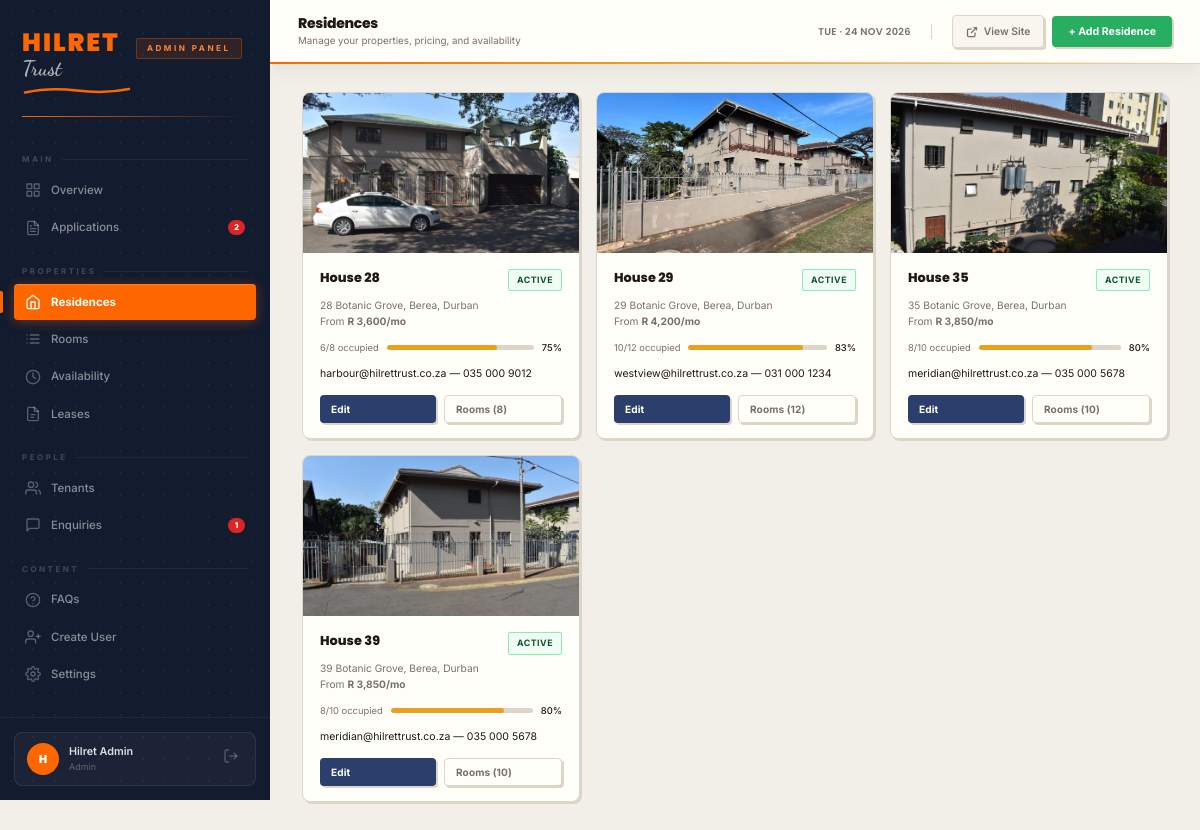
The page /dashboard/residences.php (signed in) on the database its author committed.
### tables this page shows
CREATE TABLE IF NOT EXISTS users (
  id            INT AUTO_INCREMENT PRIMARY KEY,
  name          VARCHAR(100)  NOT NULL,
  email         VARCHAR(150)  UNIQUE NOT NULL,
  password_hash VARCHAR(255)  NOT NULL,
  role          ENUM('admin','manager') DEFAULT 'admin',
  last_login    DATETIME      NULL,
  created_at    TIMESTAMP     DEFAULT CURRENT_TIMESTAMP
);

CREATE TABLE IF NOT EXISTS residences (
  id               INT AUTO_INCREMENT PRIMARY KEY,
  name             VARCHAR(100)   NOT NULL,
  slug             VARCHAR(100)   UNIQUE NOT NULL,
  address          VARCHAR(255),
  region           VARCHAR(100)   DEFAULT 'Botanic Grove',
  price_from       DECIMAL(10,2)  DEFAULT 0.00,
  email            VARCHAR(150),
  phone            VARCHAR(30),
  description      TEXT,
  total_rooms      INT            DEFAULT 0,
  available_rooms  INT            DEFAULT 0,
  hero_image       VARCHAR(255),
  detail_page      VARCHAR(100),
  status           ENUM('active','inactive') DEFAULT 'active',
  created_at       TIMESTAMP      DEFAULT CURRENT_TIMESTAMP,
  updated_at       TIMESTAMP      DEFAULT CURRENT_TIMESTAMP ON UPDATE CURRENT_TIMESTAMP
);

### backend/db.php (called while the page is built, shortened)
<?php
function db(): PDO {
    static $pdo = null;
    if ($pdo === null) {
        $dsn = sprintf(
            'mysql:host=%s;dbname=%s;charset=%s',
            DB_HOST, DB_NAME, DB_CHARSET
        );
        $pdo = new PDO($dsn, DB_USER, DB_PASS, [
            PDO::ATTR_ERRMODE            => PDO::ERRMODE_EXCEPTION,
            PDO::ATTR_DEFAULT_FETCH_MODE => PDO::FETCH_ASSOC,
            PDO::ATTR_EMULATE_PREPARES   => false,
        ]);
    }
    return $pdo;
}

### backend/auth.php (called while the page is built, shortened)
<?php
require_once __DIR__ . '/db.php';
function is_logged_in(): bool {
    return !empty($_SESSION['admin_id']);
}
function current_user(): ?array {
    static $user = null;
    if ($user === null) {
        $stmt = db()->prepare('SELECT id, name, email, role FROM users WHERE id = ?');
        $stmt->execute([$_SESSION['admin_id']]);
        $user = $stmt->fetch() ?: null;
    }
    return $user;
}

### dashboard/partials/auth-check.php (called while the page is built, shortened)
<?php
require_once dirname(__DIR__, 2) . '/backend/auth.php';
$user = current_user();

### dashboard/residences.php (the view, shortened to what this page needs)
<?php
require_once __DIR__ . '/partials/auth-check.php';
require_once dirname(__DIR__) . '/backend/db.php';
$pdo = db();
$residences = $pdo->query(
  "SELECT r.*,
     (SELECT COUNT(*) FROM rooms WHERE residence_id=r.id) as total_rooms_db,
     (SELECT COUNT(*) FROM rooms WHERE residence_id=r.id AND status='available') as avail_db,
     (SELECT COUNT(*) FROM rooms WHERE residence_id=r.id AND status='occupied') as occ_db
   FROM residences r ORDER BY r.name"
)->fetchAll();
?>
<?php include __DIR__ . '/partials/head.php'; ?>
<?php include __DIR__ . '/partials/sidebar.php'; ?>
<?php include __DIR__ . '/partials/topbar.php'; ?>
<main class="dash-content">
  <div class="res-dash-grid">
    <?php foreach ($residences as $r):
      $pct = $r['total_rooms_db'] > 0 ? round(($r['occ_db'] / $r['total_rooms_db']) * 100) : 0;
      $fillClass = $pct >= 90 ? 'occupancy-fill--full' : ($pct >= 60 ? 'occupancy-fill--mid' : '');
    ?>
    <div class="res-dash-card">
      <img class="res-dash-card__img"
           src="/<?= rawurlencode($r['hero_image'] ?? '') ?>"
           alt="<?= htmlspecialchars($r['name']) ?>">
      <div class="res-dash-card__body">
        <div class="flex-center justify-between" style="margin-bottom:4px">
          <div class="res-dash-card__name"><?= htmlspecialchars($r['name']) ?></div>
          <span class="badge badge--<?= $r['status'] === 'active' ? 'available' : 'maintenance' ?>">
            <?= ucfirst($r['status']) ?>
          </span>
        </div>
        <div class="res-dash-card__meta">
          <?= htmlspecialchars($r['address'] ?? $r['region']) ?><br>
          From <strong>R <?= number_format($r['price_from'], 0) ?>/mo</strong>
        </div>
        <div class="res-dash-card__occupancy">
          <span class="text-muted text-xs"><?= $r['occ_db'] ?>/<?= $r['total_rooms_db'] ?> occupied</span>
          <div class="occupancy-bar">
            <div class="occupancy-fill <?= $fillClass ?>" style="width:<?= $pct ?>%"></div>
          </div>
          <span class="text-xs font-medium"><?= $pct ?>%</span>
        </div>
        <div style="font-size:.75rem;color:var(--clr-muted);margin-bottom:12px">
          <?= htmlspecialchars($r['email'] ?? '') ?> &mdash; <?= htmlspecialchars($r['phone'] ?? '') ?>
        </div>
        <div class="res-dash-card__actions">
          <a href="residence-edit.php?id=<?= $r['id'] ?>" class="btn btn--navy btn--sm" style="flex:1">Edit</a>
          <a href="rooms.php?residence_id=<?= $r['id'] ?>" class="btn btn--ghost btn--sm" style="flex:1">Rooms (<?= $r['total_rooms_db'] ?>)</a>
        </div>
      </div>
    </div>
    <?php endforeach; ?>
  </div>
</main>
<?php include __DIR__ . '/partials/foot.php'; ?>

### dashboard/partials/sidebar.php (shortened to what this page needs)
<?php
$currentPage = basename($_SERVER['PHP_SELF']);
function navLink(string $href, string $icon, string $label, string $current, int $badge = 0): string {
    $file   = basename($href);
    $active = ($file === $current) ? ' active' : '';
    $badgeHtml = $badge > 0
        ? '<span class="sidebar-badge">' . $badge . '</span>'
        : '';
    return '<a href="/dashboard/' . $href . '" class="sidebar-nav__link' . $active . '">'
         . '<svg class="nav-icon" viewBox="0 0 24 24" fill="none" stroke="currentColor" stroke-width="2" stroke-linecap="round" stroke-linejoin="round">' . $icon . '</svg>'
         . $label
         . $badgeHtml
         . '</a>';
}
$pendingApps   = 0;
$newEnquiries  = 0;
try {
    require_once dirname(__DIR__, 2) . '/backend/db.php';
    $pendingApps  = (int) db()->query("SELECT COUNT(*) FROM applications WHERE status='pending'")->fetchColumn();
    $newEnquiries = (int) db()->query("SELECT COUNT(*) FROM enquiries WHERE status='new'")->fetchColumn();
} catch (Exception $e) {}
$initials = strtoupper(substr($user['name'] ?? 'A', 0, 1));
?>
<aside class="dash-sidebar">
  <div class="sidebar-logo">
    <a href="/index.html" class="sidebar-site-logo" aria-label="Hilret Trust — Go to website">
      <div class="sidebar-logo-mark">
        <span class="sidebar-logo-mark__hilret">Hilret</span>
        <span class="sidebar-logo-mark__trust">Trust</span>
        <svg class="sidebar-logo-mark__swoosh" viewBox="0 0 110 10" xmlns="http://www.w3.org/2000/svg" aria-hidden="true">
          <path d="M3 7.5 Q27.5 2 55 5.5 Q82.5 9 107 4" stroke="#FE6600" stroke-width="2.5" fill="none" stroke-linecap="round"/>
        </svg>
      </div>
    </a>
    <span class="sidebar-logo__badge">Admin Panel</span>
  </div>
  <nav class="sidebar-nav">
    <div class="sidebar-nav__label">Main</div>
    <?= navLink('overview.php',
        '<rect x="3" y="3" width="7" height="7"/><rect x="14" y="3" width="7" height="7"/><rect x="3" y="14" width="7" height="7"/><rect x="14" y="14" width="7" height="7"/>',
        'Overview', $currentPage) ?>
    <?= navLink('applications.php',
        '<path d="M14 2H6a2 2 0 0 0-2 2v16a2 2 0 0 0 2 2h12a2 2 0 0 0 2-2V8z"/><polyline points="14 2 14 8 20 8"/><line x1="16" y1="13" x2="8" y2="13"/><line x1="16" y1="17" x2="8" y2="17"/><polyline points="10 9 9 9 8 9"/>',
        'Applications', $currentPage, $pendingApps) ?>
    <div class="sidebar-nav__label">Properties</div>
    <?= navLink('residences.php',
        '<path d="M3 9l9-7 9 7v11a2 2 0 0 1-2 2H5a2 2 0 0 1-2-2z"/><polyline points="9 22 9 12 15 12 15 22"/>',
        'Residences', $currentPage) ?>
    <?= navLink('rooms.php',
        '<path d="M8 6h13M8 12h13M8 18h13M3 6h.01M3 12h.01M3 18h.01"/>',
        'Rooms', $currentPage) ?>
    <?= navLink('availability.php',
        '<circle cx="12" cy="12" r="10"/><polyline points="12 6 12 12 16 14"/>',
        'Availability', $currentPage) ?>
    <?= navLink('leases.php',
        '<path d="M14 2H6a2 2 0 0 0-2 2v16a2 2 0 0 0 2 2h12a2 2 0 0 0 2-2V8z"/><polyline points="14 2 14 8 20 8"/><line x1="9" y1="13" x2="15" y2="13"/><line x1="9" y1="17" x2="13" y2="17"/>',
        'Leases', $currentPage) ?>
    <div class="sidebar-nav__label">People</div>
    <?= navLink('residents.php',
        '<path d="M17 21v-2a4 4 0 0 0-4-4H5a4 4 0 0 0-4 4v2"/><circle cx="9" cy="7" r="4"/><path d="M23 21v-2a4 4 0 0 0-3-3.87"/><path d="M16 3.13a4 4 0 0 1 0 7.75"/>',
        'Tenants', $currentPage) ?>
    <?= navLink('enquiries.php',
        '<path d="M21 15a2 2 0 0 1-2 2H7l-4 4V5a2 2 0 0 1 2-2h14a2 2 0 0 1 2 2z"/>',
        'Enquiries', $currentPage, $newEnquiries) ?>
    <div class="sidebar-nav__label">Content</div>
    <?= navLink('faqs.php',
        '<circle cx="12" cy="12" r="10"/><path d="M9.09 9a3 3 0 0 1 5.83 1c0 2-3 3-3 3"/><line x1="12" y1="17" x2="12.01" y2="17"/>',
        'FAQs', $currentPage) ?>
    <?= navLink('signup.php',
        '<path d="M16 21v-2a4 4 0 0 0-4-4H5a4 4 0 0 0-4 4v2"/><circle cx="8.5" cy="7" r="4"/><line x1="20" y1="8" x2="20" y2="14"/><line x1="23" y1="11" x2="17" y2="11"/>',
        'Create User', $currentPage) ?>
    <?= navLink('settings.php',
        '<circle cx="12" cy="12" r="3"/><path d="M19.4 15a1.65 1.65 0 0 0 .33 1.82l.06.06a2 2 0 0 1 0 2.83 2 2 0 0 1-2.83 0l-.06-.06a1.65 1.65 0 0 0-1.82-.33 1.65 1.65 0 0 0-1 1.51V21a2 2 0 0 1-2 2 2 2 0 0 1-2-2v-.09A1.65 1.65 0 0 0 9 19.4a1.65 1.65 0 0 0-1.82.33l-.06.06a2 2 0 0 1-2.83 0 2 2 0 0 1 0-2.83l.06-.06A1.65 1.65 0 0 0 4.68 15a1.65 1.65 0 0 0-1.51-1H3a2 2 0 0 1-2-2 2 2 0 0 1 2-2h.09A1.65 1.65 0 0 0 4.6 9a1.65 1.65 0 0 0-.33-1.82l-.06-.06a2 2 0 0 1 0-2.83 2 2 0 0 1 2.83 0l.06.06A1.65 1.65 0 0 0 9 4.68a1.65 1.65 0 0 0 1-1.51V3a2 2 0 0 1 2-2 2 2 0 0 1 2 2v.09a1.65 1.65 0 0 0 1 1.51 1.65 1.65 0 0 0 1.82-.33l.06-.06a2 2 0 0 1 2.83 0 2 2 0 0 1 0 2.83l-.06.06A1.65 1.65 0 0 0 19.4 9a1.65 1.65 0 0 0 1.51 1H21a2 2 0 0 1 2 2 2 2 0 0 1-2 2h-.09a1.65 1.65 0 0 0-1.51 1z"/>',
        'Settings', $currentPage) ?>
  </nav>
  <div class="sidebar-footer">
    <div class="sidebar-user">
      <div class="sidebar-user__avatar"><?= htmlspecialchars($initials) ?></div>
      <div class="sidebar-user__info">
        <div class="sidebar-user__name"><?= htmlspecialchars($user['name'] ?? '') ?></div>
        <div class="sidebar-user__role"><?= htmlspecialchars($user['role'] ?? '') ?></div>
      </div>
      <a href="/dashboard/logout.php" class="sidebar-logout" title="Log out">
        <svg width="16" height="16" viewBox="0 0 24 24" fill="none" stroke="currentColor" stroke-width="2">
          <path d="M9 21H5a2 2 0 0 1-2-2V5a2 2 0 0 1 2-2h4"/>
          <polyline points="16 17 21 12 16 7"/>
          <line x1="21" y1="12" x2="9" y2="12"/>
        </svg>
      </a>
    </div>
  </div>
</aside>

### rows shown on the page
users: name "H", name "Hilret Admin", role "Admin"
residences: hero_image (picture), name "House 28", status "ACTIVE", address "28 Botanic Grove, Berea, Durban", price_from "3,600", occ_db "6", total_rooms_db "8", pct "75", email "harbour@hilrettrust.co.za", phone "035 000 9012"
residences: hero_image (picture), name "House 29", status "ACTIVE", address "29 Botanic Grove, Berea, Durban", price_from "4,200", occ_db "10", total_rooms_db "12", pct "83", email "westview@hilrettrust.co.za", phone "031 000 1234"
residences: hero_image (picture), name "House 35", status "ACTIVE", address "35 Botanic Grove, Berea, Durban", price_from "3,850", occ_db "8", total_rooms_db "10", pct "80", email "meridian@hilrettrust.co.za", phone "035 000 5678"
residences: hero_image (picture), name "House 39", status "ACTIVE", address "39 Botanic Grove, Berea, Durban", price_from "3,850", occ_db "8", total_rooms_db "10", pct "80", email "meridian@hilrettrust.co.za", phone "035 000 5678"

### other values the page prints
$label "Overview Applications Residences Rooms Availability Leases Tenants Enquiries FAQs Create User Settings"
$badge "2 1"
$topbarTitle "Residences"
$topbarSubtitle "Manage your properties, pricing, and availability"
$topbarCTA['label'] "+ Add Residence"
